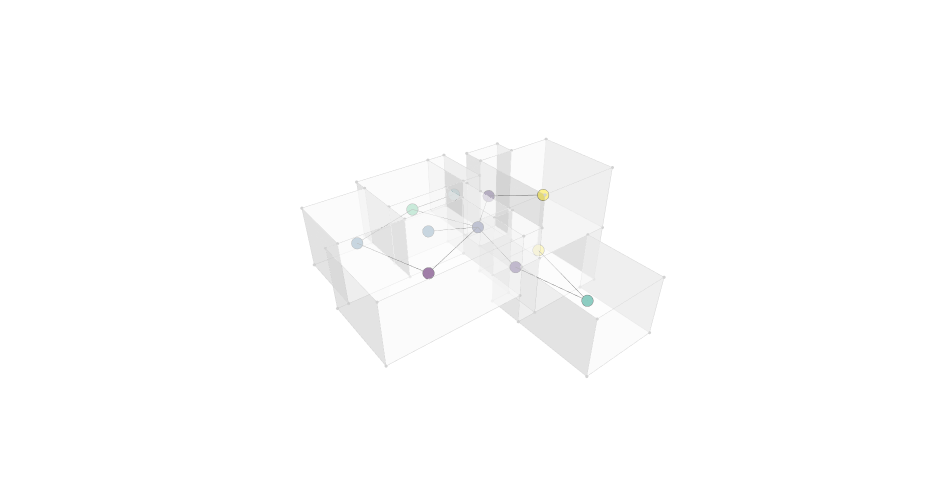

Notebook code for this chart:
### Code cell
g = Graph.ByTopology(house, direct=False, directApertures=True)
graph_data = Plotly.DataByGraph(g, vertexSize=4, vertexGroupKey="label", vertexLabelKey="title", vertexGroups=[0,1,2,3,4,5,6,7,8,9,10])
bldg_data = Plotly.DataByTopology(house, faceOpacity=0.5, edgeColor="lightgrey", vertexColor="lightgrey")
# bldg_data = []
# graph_data = []
fig = Plotly.FigureByData(graph_data+bldg_data)
Plotly.Show(fig, renderer='jupyterlab')

### Figure 1 — Plotly figure (JSON) as saved in the notebook; plotly's stock layout.template omitted (floating-point values rounded to 4 significant figures; data arrays with more than 128 entries replaced by an {"elided": "..."} marker saying what was removed)
{"data": [{"hoverinfo": "text", "legendgroup": "4", "legendrank": 4, "marker": {"color": [7, 10, 6, 2, 4, 4, 2, 3, 5, 1, 10], "colorscale": [[0, "#440154"], [0.1111, "#482878"], [0.2222, "#3e4989"], [0.3333, "#31688e"], [0.4444, "#26828e"], [0.5556, "#1f9e89"], [0.6667, "#35b779"], [0.7778, "#6ece58"], [0.8889, "#b5de2b"], [1, "#fde725"]], "line": {"color": "black", "width": 0.5}, "size": 4, "symbol": "circle"}, "mode": "markers", "name": "Graph Vertices", "showlegend": false, "text": ["Kitchen (7)", "Bedroom 1 (10)", "Terrace (6)", "Stairs 1 (2)", "WC 1 (4)", "Dining Room (4)", "Stairs 2 (2)", "Corridor 1 (3)", "Service (5)", "Living Room (1)", "Office (10)"], "type": "scatter3d", "x": [5.5, 9.5, 8.5, 7, 5, 2, 8.4, 7, 8, 3.25, 9.5], "y": [10.8, 6, 2, 4.9, 8.65, 9.75, 8.5, 7.55, 10.8, 6, 6], "z": [3, 4.5, 1.5, 2.25, 3, 3, 3.75, 3, 3, 3, 1.5]}, {"hoverinfo": "text", "legendgroup": "5", "legendrank": 5, "line": {"color": "black", "width": 1}, "mode": "lines", "name": "Graph Edges", "showlegend": false, "text": "", "type": "scatter3d", "x": [7, 5.5, null, 5.5, 8, null, 5.5, 2, null, 9.5, 8.4, null, 8.5, 9.5, null, 8.5, 7, null, 7, 7, null, 7, 5, null, 3.25, 2, null, 7, 8.4, null, 7, 3.25, null], "y": [7.55, 10.8, null, 10.8, 10.8, null, 10.8, 9.75, null, 6, 8.5, null, 2, 6, null, 2, 4.9, null, 4.9, 7.55, null, 7.55, 8.65, null, 6, 9.75, null, 7.55, 8.5, null, 7.55, 6, null], "z": [3, 3, null, 3, 3, null, 3, 3, null, 4.5, 3.75, null, 1.5, 1.5, null, 1.5, 2.25, null, 2.25, 3, null, 3, 3, null, 3, 3, null, 3, 3.75, null, 3, 3, null]}, {"hoverinfo": "text", "hovertext": "", "legendgroup": "1", "legendrank": 1, "marker": {"color": "lightgrey", "size": 1.1}, "mode": "markers", "name": "Topology Vertices", "showlegend": false, "text": "", "type": "scatter3d", "x": [6.5, 7.5, 10.5, 10.5, 6.5, 7.5, 6.5, 6.5, 10.5, 10.5, 6.5, 6.5, 7.5, 7.5, 6.5, 7.5, 7.5, 6.5, 7.5, 6.5, 7.5, 11.5, 11.5, 11.5, 9.3, 9.3, 7.5, 7.5, 11.5, 6.5, 7.5, 7.5, 6.5, 6.5, 7.5, 7.5, 7.5, 6.5, 9.3, 7.5, 11.5, 11.5, 7.5, 0, 0.5, 3.5, 0, 0.5, 0, 3.5, 0, 9.3, 7.5, 9.3, 3.5, 7.5, 3.5, 3.5, 3.5, 7.5, 3.5, 3.5, 0.5, 0.5, 8.5, 8.5, 8.5, 8.5], "y": [4, 4, 4, 0, 0, 4, 4, 4, 4, 0, 0, 5.8, 5.8, 5.8, 5.8, 5.8, 5.8, 5.8, 4, 4, 8, 8, 4, 8, 8, 8, 8, 8, 4, 9.3, 9.3, 9, 8, 9.3, 9.3, 9, 8, 8, 8, 8, 8, 4, 4, 8, 8, 8, 4, 8, 8, 8, 4, 9, 9, 9, 12.3, 12.3, 9.3, 11.5, 12.3, 12.3, 9.3, 11.5, 11.5, 11.5, 12.3, 9.3, 12.3, 9.3], "z": [0, 0, 0, 0, 0, 3, 3, 1.5, 3, 3, 3, 0, 0, 1.5, 1.5, 3, 4.5, 4.5, 4.5, 4.5, 0, 0, 0, 3, 3, 1.5, 1.5, 3, 3, 1.5, 1.5, 1.5, 1.5, 4.5, 4.5, 4.5, 4.5, 4.5, 6, 6, 6, 6, 6, 1.5, 1.5, 1.5, 1.5, 4.5, 4.5, 4.5, 4.5, 1.5, 6, 6, 1.5, 1.5, 1.5, 1.5, 4.5, 4.5, 4.5, 4.5, 1.5, 4.5, 1.5, 1.5, 4.5, 4.5]}, {"hoverinfo": "text", "legendgroup": "2", "legendrank": 2, "line": {"color": "lightgrey", "width": 1}, "marker": {"size": 0}, "mode": "lines", "name": "Topology Edges", "showlegend": false, "text": "", "type": "scatter3d", "x": {"elided": "375 float values"}, "y": {"elided": "375 float values"}, "z": {"elided": "375 float values"}}, {"cmax": 1, "cmin": 0, "color": "#FAFAFA", "colorscale": [[0, "#440154"], [0.1111, "#482878"], [0.2222, "#3e4989"], [0.3333, "#31688e"], [0.4444, "#26828e"], [0.5556, "#1f9e89"], [0.6667, "#35b779"], [0.7778, "#6ece58"], [0.8889, "#b5de2b"], [1, "#fde725"]], "flatshading": true, "hoverinfo": "text", "hovertext": "", "i": {"elided": "179 int values"}, "j": {"elided": "179 int values"}, "k": {"elided": "179 int values"}, "legendgroup": "3", "legendrank": 3, "lighting": {"facenormalsepsilon": 0}, "name": "Topology Faces", "opacity": 0.5, "showlegend": false, "showscale": false, "text": "", "type": "mesh3d", "x": [7.5, 10.5, 10.5, 6.5, 6.5, 6.5, 7.5, 6.5, 10.5, 10.5, 6.5, 6.5, 7.5, 7.5, 6.5, 7.5, 6.5, 7.5, 7.5, 6.5, 11.5, 11.5, 7.5, 9.3, 7.5, 11.5, 9.3, 7.5, 11.5, 6.5, 7.5, 6.5, 7.5, 7.5, 6.5, 7.5, 7.5, 6.5, 9.3, 7.5, 11.5, 11.5, 7.5, 3.5, 0, 0.5, 0, 0.5, 0, 3.5, 0, 9.3, 9.3, 7.5, 7.5, 3.5, 3.5, 3.5, 7.5, 3.5, 3.5, 3.5, 0.5, 0.5, 8.5, 8.5, 8.5, 8.5], "y": [4, 4, 0, 0, 4, 4, 4, 4, 4, 0, 0, 5.8, 5.8, 5.8, 5.8, 5.8, 5.8, 5.8, 4, 4, 8, 4, 8, 8, 8, 8, 8, 8, 4, 8, 9, 9.3, 9.3, 9.3, 9.3, 9, 8, 8, 8, 8, 8, 4, 4, 8, 4, 8, 8, 8, 8, 8, 4, 9, 9, 9, 12.3, 11.5, 9.3, 12.3, 12.3, 12.3, 9.3, 11.5, 11.5, 11.5, 12.3, 9.3, 12.3, 9.3], "z": [0, 0, 0, 0, 0, 1.5, 3, 3, 3, 3, 3, 0, 0, 1.5, 1.5, 3, 4.5, 4.5, 4.5, 4.5, 0, 0, 0, 1.5, 1.5, 3, 3, 3, 3, 1.5, 1.5, 1.5, 1.5, 4.5, 4.5, 4.5, 4.5, 4.5, 6, 6, 6, 6, 6, 1.5, 1.5, 1.5, 1.5, 4.5, 4.5, 4.5, 4.5, 1.5, 6, 6, 1.5, 1.5, 1.5, 1.5, 4.5, 4.5, 4.5, 4.5, 1.5, 4.5, 1.5, 1.5, 4.5, 4.5]}], "layout": {"autosize": true, "height": 500, "margin": {"b": 40, "l": 40, "r": 40, "t": 40}, "paper_bgcolor": "rgba(0, 0, 0, 0)", "plot_bgcolor": "rgba(0, 0, 0, 0)", "scene": {"aspectmode": "data", "aspectratio": {"x": 1.215, "y": 1.299, "z": 0.6337}, "camera": {"center": {"x": 0, "y": 0, "z": 0}, "eye": {"x": -1.1, "y": -1.41, "z": 1.22}, "projection": {"type": "perspective"}, "up": {"x": 0, "y": 0, "z": 1}}, "xaxis": {"type": "linear", "visible": false}, "yaxis": {"type": "linear", "visible": false}, "zaxis": {"type": "linear", "visible": false}}, "showlegend": true, "width": 950, "xaxis": {"showgrid": false, "visible": false, "zeroline": false}, "yaxis": {"showgrid": false, "visible": false, "zeroline": false}}}
